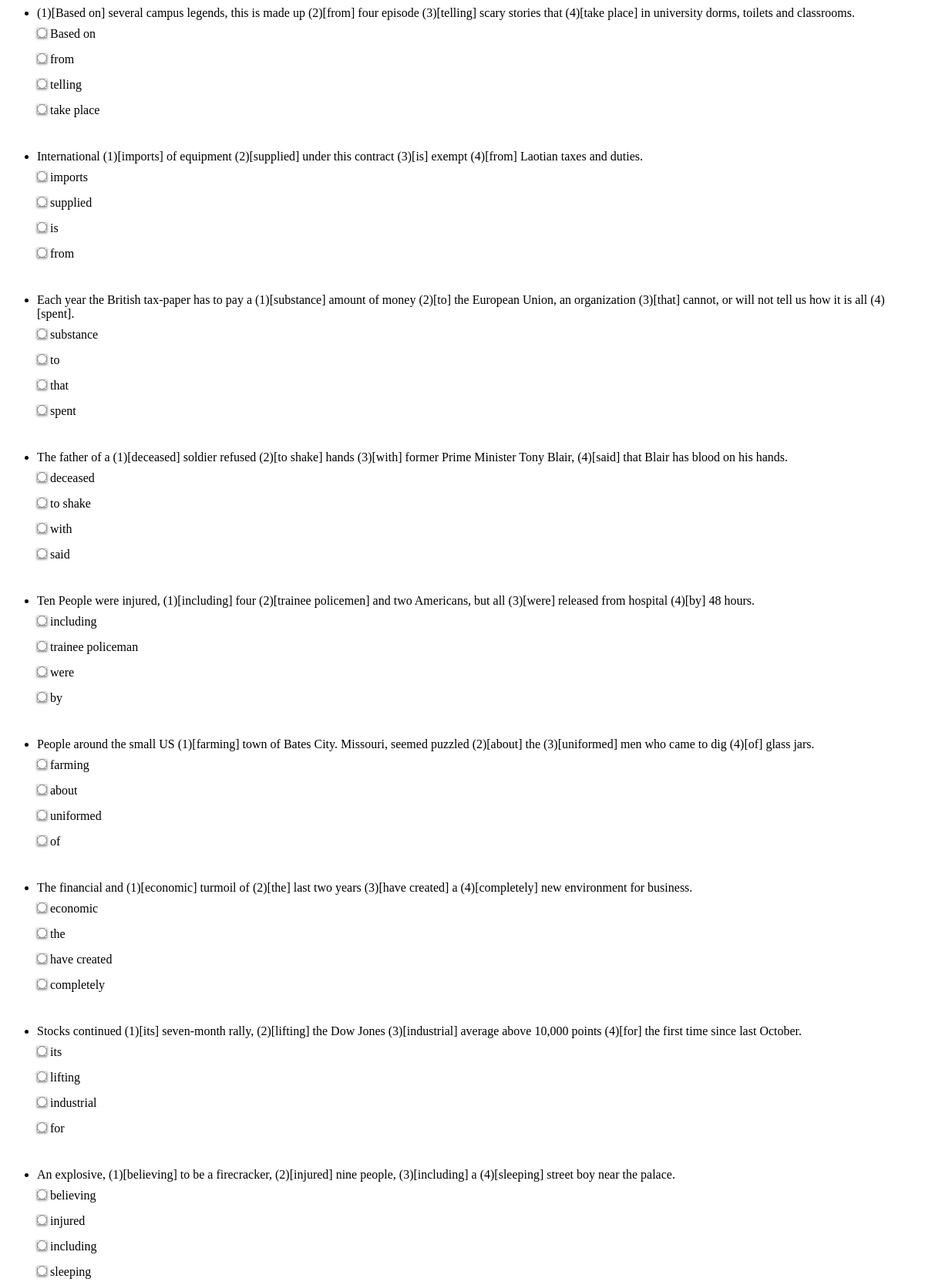
Page /error_test/quiz/ (upper part) on the committed database.
### error_test/models.py (models this page shows, shortened)
class Question(models.Model):
    question_text = models.CharField(max_length=200)
    pub_date = models.DateTimeField('date published')

class Choice(models.Model):
    question = models.ForeignKey(Question, on_delete=models.CASCADE)
    choice_text = models.CharField(max_length=200)
    is_valid = models.BooleanField(default=False)

### error_test/views.py (the view)
def quiz(request):
    question_list = Question.objects.all()
    template = loader.get_template('error_test/detail.html')
    context = {
        'question_list': question_list,
    }
    return HttpResponse(template.render(context, request))

### error_test/templates/error_test/detail.html (shortened to what this page needs)
<html>
<head>
</head>
<body>
{% if question_list %}
<form action="{% url 'error_test:result' %}" method="post">
    <ul>
    {% for question in question_list %}
        <li>{{ question.question_text }}</a></li>
	{% for choice in question.choice_set.all %}
    		<input type="radio" name= "user_answer-{{question.id}}" id="choice	 {{ forloop.counter }}" value="{{choice.is_valid}}" />
    		<label for="choice{{ forloop.counter }}">{{ choice.choice_text }}</label><br />
	{% endfor %}<br><br>
    {% endfor %}
    </ul>
<input type="submit" name="add_button" value="SUBMIT" /><br><br>
</form>
{% else %}
    <p>No polls are available.</p>
{% endif %}
</body></html>

### error_test/templates/error_test/detail.html (style rules this page uses)
input { background:#F50000; font-family:Tahoma, Geneva, sans-serif; font-size:14px; padding: 5px 10px 5px 10px; color: #fff; font-weight: bold; border-radius: 6px; border-radius: 6px; box-shadow: 0 1px 3px rgba(0,0,0,0.5); border-bottom: 1px solid rgba(0,0,0,0.25); cursor: pointer; border-left:none; border-top:none; margin:10px 0 10px 0; }

### rows in the picture
Question: question_text "(1)[Based on] several campus legends, this is made up (2)[from] four episode (3)[telling] scary stories that (4)[take place] in university dorms, toilets and classrooms."
Choice: choice_text "Based on"
Choice: choice_text "from"
Choice: choice_text "telling"
Choice: choice_text "take place"
Question: question_text "International (1)[imports] of equipment (2)[supplied] under this contract (3)[is] exempt (4)[from] Laotian taxes and duties."
Choice: choice_text "imports"
Choice: choice_text "supplied"
Choice: choice_text "is"
Choice: choice_text "from"
Question: question_text "Each year the British tax-paper has to pay a (1)[substance] amount of money (2)[to] the European Union, an organization (3)[that] cannot, or will not tell us how it is all (4)[spent]."
Choice: choice_text "substance"
Choice: choice_text "to"
Choice: choice_text "that"
Choice: choice_text "spent"
Question: question_text "The father of a (1)[deceased] soldier refused (2)[to shake] hands (3)[with] former Prime Minister Tony Blair, (4)[said] that Blair has blood on his hands."
Choice: choice_text "deceased"
Choice: choice_text "to shake"
Choice: choice_text "with"
Choice: choice_text "said"
Question: question_text "Ten People were injured, (1)[including] four (2)[trainee policemen] and two Americans, but all (3)[were] released from hospital (4)[by] 48 hours."
Choice: choice_text "including"
Choice: choice_text "trainee policeman"
Choice: choice_text "were"
Choice: choice_text "by"
Question: question_text "People around the small US (1)[farming] town of Bates City. Missouri, seemed puzzled (2)[about] the (3)[uniformed] men who came to dig (4)[of] glass jars."
Choice: choice_text "farming"
Choice: choice_text "about"
Choice: choice_text "uniformed"
Choice: choice_text "of"
Question: question_text "The financial and (1)[economic] turmoil of (2)[the] last two years (3)[have created] a (4)[completely] new environment for business."
Choice: choice_text "economic"
Choice: choice_text "the"
Choice: choice_text "have created"
Choice: choice_text "completely"
Question: question_text "Stocks continued (1)[its] seven-month rally, (2)[lifting] the Dow Jones (3)[industrial] average above 10,000 points (4)[for] the first time since last October."
Choice: choice_text "its"
Choice: choice_text "lifting"
Choice: choice_text "industrial"
Choice: choice_text "for"
Question: question_text "An explosive, (1)[believing] to be a firecracker, (2)[injured] nine people, (3)[including] a (4)[sleeping] street boy near the palace."
Choice: choice_text "believing"
Choice: choice_text "injured"
Choice: choice_text "including"
Choice: choice_text "sleeping"
